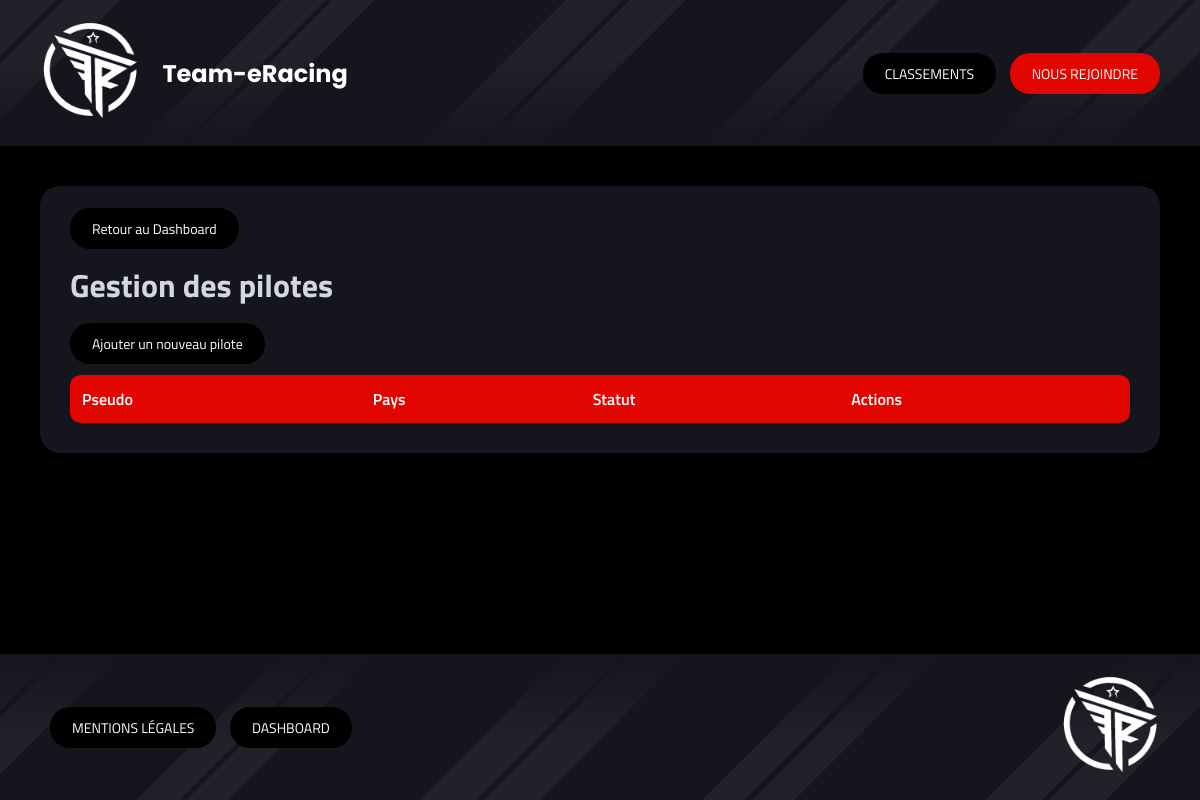
The page /index.php?controller=drivers&action=index (signed in) on the database as committed earlier.
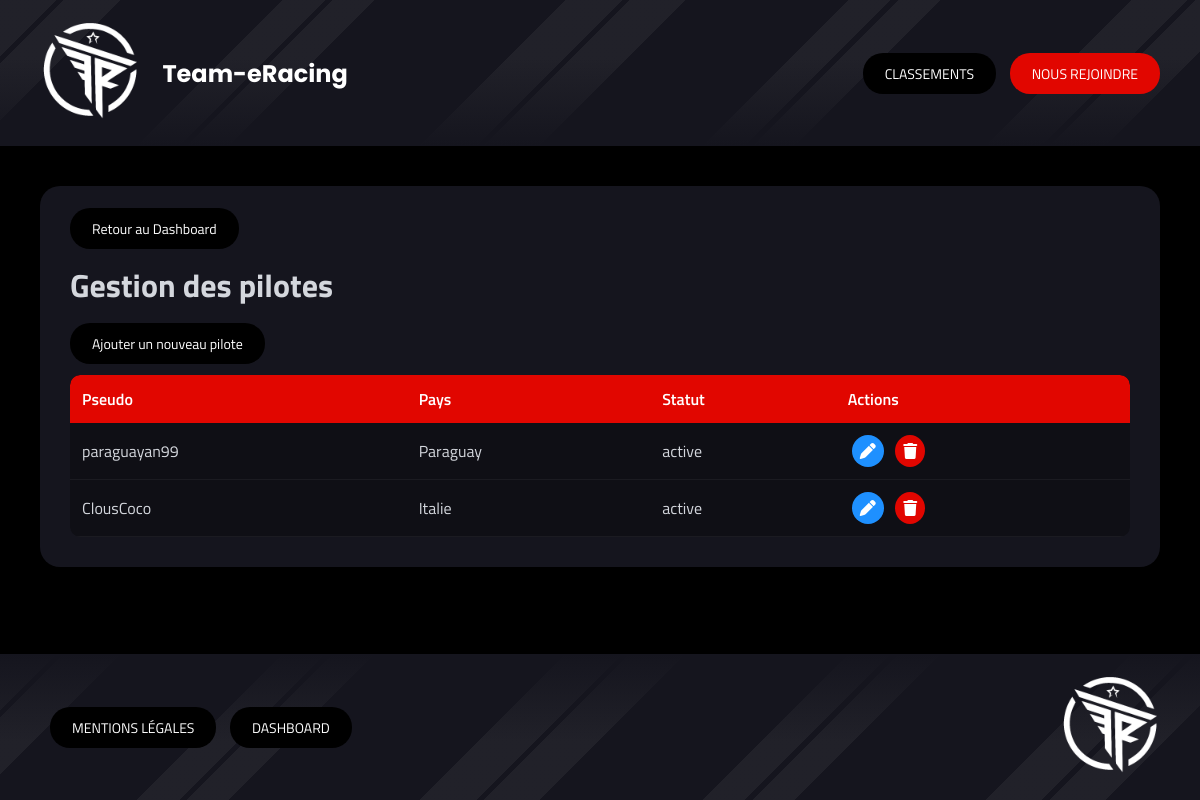
The same page on the database as committed later.
### tables this page shows
CREATE TABLE IF NOT EXISTS `drivers` (
  `id` int NOT NULL AUTO_INCREMENT,
  `nickname` varchar(100) NOT NULL,
  `country_id` int NOT NULL DEFAULT '1',
  `status` enum('active','desactive') DEFAULT 'active',
  PRIMARY KEY (`id`),
  UNIQUE KEY `nickname` (`nickname`),
  KEY `idx_driver_status` (`status`),
  KEY `idx_driver_country` (`country_id`)
);

CREATE TABLE IF NOT EXISTS `countries` (
  `id` int NOT NULL AUTO_INCREMENT,
  `name` varchar(100) NOT NULL,
  `code` char(3) DEFAULT NULL,
  `flag` varchar(255) DEFAULT NULL,
  PRIMARY KEY (`id`),
  UNIQUE KEY `name` (`name`),
  UNIQUE KEY `unique_code` (`code`)
);

### Controllers/Controller.php (called while the page is built, shortened)
<?php
abstract class Controller
{
    public function render(string $path, array $data = [])
    {
        extract($data);
        include dirname(__DIR__) . '/Views/' . $path . '.php';
        include dirname(__DIR__) . '/Views/base.php';
    }
}
?>

### Controllers/DriversController.php (called while the page is built, shortened)
<?php
class DriversController extends Controller {
    public function index()
    {
        $drivers = DriversModel::all();
        $countries = CountriesModel::all();
        $this->render('dashboard/drivers/index', [
            'list' => $drivers,
            'countries' => $countries
        ]);
    }
}
?>

### public/index.php (called while the page is built, shortened)
<?php
include '../Autoloader.php';
$route = new Router();
$route->routes();
?>

### Autoloader.php (called while the page is built, shortened)
<?php
class Autoloader{
    static function autoload($class){
        $class = str_replace(__NAMESPACE__.'\\','',$class);
        $class = str_replace('\\','/',$class);
    }
}
?>

### Core/DbConnect.php (called while the page is built, shortened)
<?php
class DbConnect
{
    protected $connection;
    public function getConnection()
    {
        return $this->connection;
    }
    public function __construct()
    {
        try {
            $dsn = 'mysql:host=' . self::SERVER . ';dbname=' . self::BASE . ';charset=utf8mb4';
                $this->connection = new PDO($dsn, self::USER, self::PASSWORD, [
                    PDO::ATTR_ERRMODE => PDO::ERRMODE_EXCEPTION,
                    PDO::ATTR_DEFAULT_FETCH_MODE => PDO::FETCH_OBJ,
                    PDO::ATTR_EMULATE_PREPARES => false
                ]);
        } catch (Exception $e) {
            die('Erreur : ' . $e->getMessage());
        }
    }
}
?>

### Models/DriversModel.php (called while the page is built, shortened)
<?php
class DriversModel extends DbConnect {
    public static function all(){
        $db = new DbConnect();
        return $db->getConnection()->query("
            SELECT drivers.id, drivers.nickname, drivers.status, countries.name as country
            FROM drivers
            JOIN countries ON drivers.country_id = countries.id
        ")->fetchAll();
    }
}
?>

### Views/dashboard/drivers/index.php (the view, shortened to what this page needs)
<div class="section-dashboard">
    <div class="section-header">
        <a class="nav-btn-dashboard" href="index.php?controller=dashboard">Retour au Dashboard</a>
        <h1>Gestion des pilotes</h1>
        <a class="nav-btn-dashboard" href="index.php?controller=drivers&action=create">Ajouter un nouveau pilote</a>
    </div>
    <div class="table-responsive">
        <table class="dashboard-table">
            <thead>
                <tr>
                    <th>Pseudo</th>
                    <th>Pays</th>
                    <th>Statut</th>
                    <th class="actions-column">Actions</th>
                </tr>
            </thead>
            <tbody>
                <?php foreach ($list as $driver): ?>
                <tr>
                    <td><?= htmlspecialchars($driver->nickname) ?></td>
                    <td><?= htmlspecialchars($driver->country) ?></td>
                    <td><?= htmlspecialchars($driver->status) ?></td>
                    <td class="actions">
                        <a class="action-btn edit" href="index.php?controller=drivers&action=update&id=<?= $driver->id ?>">
                            <i class="fa-solid fa-pen"></i>
                        </a>
                        <a class="action-btn delete" href="index.php?controller=drivers&action=delete&id=<?= $driver->id ?>">
                            <i class="fa-solid fa-trash"></i>
                        </a>
                    </td>
                </tr>
                <?php endforeach; ?>
            </tbody>
        </table>
    </div>
</div>

Rows that differ between the two databases and show on the page:
added drivers: nickname "paraguayan99", country.name "Paraguay", status "active"
added drivers: nickname "ClousCoco", country.name "Italie", status "active"
